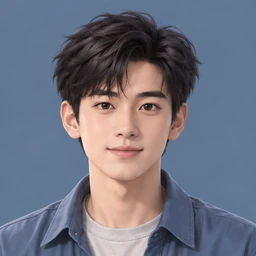
#> input picture dist/assets/visual-identities/vir-sanbao-web-2026-09-24-r1/agt-001/dark/detail-256.webp, 256 x 256 px
$ python -i build-sanbao-vis-g5.py   (imports and definitions only)
#> lines starting #> are read from the running program, lines starting #| are printed output that depends on the picture
#!/usr/bin/env python3
"""Build the VIS-G5 static-quality register from pinned Sanbao_Web assets.

The script deliberately streams approved delivery renditions from the fixed Git
commit into memory.  It never writes source images into the workspace, dist, or
the generated register.  An optional review directory may contain temporary
contact sheets for an assisted visual review, and must be outside this project.

Usage:
  python3 scripts/build-sanbao-vis-g5.py \
    --output docs/12-rollout/visual-assets/SANBAO-WEB-VIS-G5-STATIC-QUALITY-REGISTER-2026-09-24.json \
    --review-directory /tmp/vis-g5-review

After reviewing the temporary contact sheets, rerun with a reviewer label to
record the assisted visual disposition.  The binary scan is intentionally
repeated so the accepted register remains independently reproducible.
"""

from __future__ import annotations

import argparse
import hashlib
import io
import json
import math
import sys
import time
from concurrent.futures import ThreadPoolExecutor, as_completed
from datetime import date
from itertools import combinations
from pathlib import Path
from typing import Any
from urllib.error import HTTPError, URLError
from urllib.request import Request, urlopen

try:
    from PIL import Image, ImageDraw, ImageFont, ImageOps, __version__ as PILLOW_VERSION
except ImportError as error:  # pragma: no cover - environment guard
    raise SystemExit(
        "VIS-G5 requires the locally available Pillow decoder; install nothing automatically. "
        "Missing import: " + str(error)
    )


ROOT = Path.cwd().resolve()
DEFAULT_G2 = "docs/12-rollout/visual-assets/SANBAO-WEB-VIS-G2-SEMANTIC-REGISTER-2026-09-24.json"
DEFAULT_G3 = "docs/12-rollout/visual-assets/SANBAO-WEB-VIS-G3-VISUAL-IDENTITY-BINDINGS-2026-09-24.json"
EXPECTED_G2_STATUS = "COMPLETE_STRUCTURAL_SEMANTICS_WITH_G0_FINGERPRINT_EXCEPTION"
EXPECTED_G3_STATUS = "COMPLETE_BINDING_TABLE_PENDING_VIS_G5"
MIN_NATIVE_RENDITION_PSNR_DB = 30.0
MAX_NATIVE_RENDITION_DHASH_DISTANCE = 12
MIN_CROSS_THEME_CENTER_CORRELATION = 0.35
MAX_CROSS_THEME_CENTER_DHASH_DISTANCE = 24
NEAR_DUPLICATE_DHASH_DISTANCE = 8
NEAR_DUPLICATE_CENTER_CORRELATION = 0.85


def fail(message: str) -> None:
    raise RuntimeError(message)


def sha256_bytes(value: bytes) -> str:
    return hashlib.sha256(value).hexdigest()


def sha256_file(path: Path) -> str:
    return sha256_bytes(path.read_bytes())


def git_blob_sha1(value: bytes) -> str:
    header = f"blob {len(value)}\0".encode("utf-8")
    return hashlib.sha1(header + value).hexdigest()


# [26 lines left out: functions canonical_digest, as_json, not called in this run]


def ensure(condition: bool, message: str) -> None:
    if not condition:
        fail(message)


# [6 lines left out: function mime_from_signature, not called in this run]


def flattened_values(image: Image.Image) -> list[int]:
    return list(image.get_flattened_data())


def rgb_channel_values(image: Image.Image) -> list[int]:
    return [channel for pixel in image.get_flattened_data() for channel in pixel]


def grayscale_pixels(image: Image.Image, size: tuple[int, int]) -> list[int]:
    resized = image.convert("L").resize(size, Image.Resampling.LANCZOS)
    return flattened_values(resized)


# [11 lines left out: function difference_hash, not called in this run]


def hamming_distance(left: str, right: str) -> int:
    return (int(left, 16) ^ int(right, 16)).bit_count()


def center_crop(image: Image.Image) -> Image.Image:
    width, height = image.size
    return image.crop((width * 0.15, height * 0.05, width * 0.85, height * 0.95))


# [29 lines left out: functions pearson_correlation, edge_energy, not called in this run]


def visual_signature(image: Image.Image) -> tuple[dict[str, Any], list[int]]:
    normalized = ImageOps.exif_transpose(image).convert("RGB")
    center_values = grayscale_pixels(center_crop(normalized), (32, 32))
    return (
        {
            "algorithm": "dhash-9x8-and-center-luminance-v1",
            "full_dhash_64": difference_hash(normalized),
            "center_dhash_64": difference_hash(center_crop(normalized)),
            "edge_energy_64px": edge_energy(normalized),
        },
        center_values,
    )


# [696 lines left out: functions psnr_and_dhash, source_asset_id, expected_assets, fetch_bytes, audit_asset, make_contact_sheets and 2 more, not called in this run]


# [6 lines not run here, left out]

>>> from PIL import Image
>>> picture = Image.open('../dist/assets/visual-identities/vir-sanbao-web-2026-09-24-r1/agt-001/dark/detail-256.webp')
#> picture is the input picture: PIL image 256x256 RGB; mean R, G, B 110.8, 113.9, 128.8
>>> result = visual_signature(picture)
#> in center_crop, `return image.crop((width * 0.15, height * 0.05, width * 0.85, height *..`:
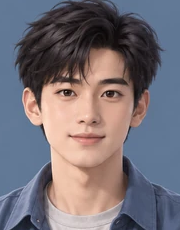
#> returned value: PIL image 180x230 RGB; mean R, G, B 117.9, 111.4, 118.7
#> in grayscale_pixels, `resized = image.convert("L").resize(size, Image.Resampling.LANCZOS)`:
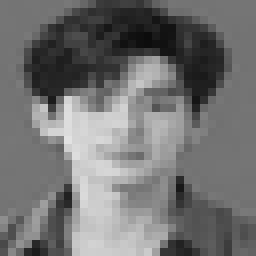
#> resized: PIL image 32x32 L (shown 8 times larger); min 12, max 226, mean 114
#> (the run stopped early here; a loop or call above may not have finished)
